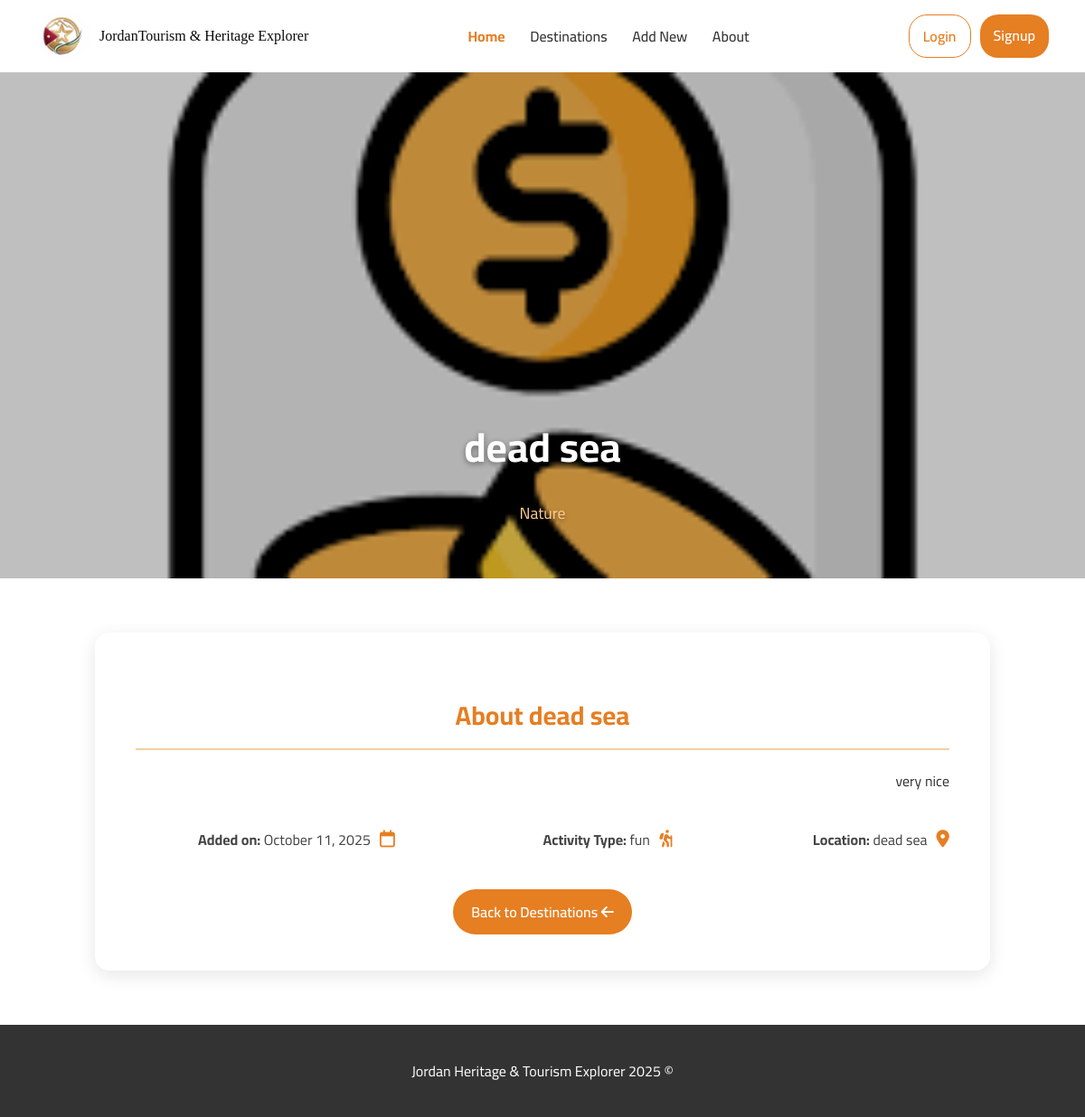
/destinations/2/, run on the app's committed database.
### main_app/models.py (models this page shows, shortened)
class Destination(models.Model):
    category_choice = [
        ('historical','Historical'),
        ('nature', 'Nature'),
        ('adventure', 'Adventure'),
    ]
    status_choice = [
        ('pending','Pending'),
        ('approved','Approved'),
        ('declined','Declined'),
    ]
    name = models.CharField(max_length=200)
    description = models.TextField()
    category= models.CharField(max_length=20, choices=category_choice)
    location = models.CharField(max_length=100)
    activity_type = models.CharField(max_length=100)
    image = models.ImageField(upload_to = 'destinations/')
    created_at = models.DateTimeField(auto_now_add= True)
    created_by = models.ForeignKey(User, on_delete=models.SET_NULL, null=True, related_name='created_des')
    status = models.CharField(max_length=10, choices=status_choice, default='pending')

### main_app/views.py (the view)
# urls.py: path('destinations/<int:pk>/', views.destination_detail, name='destination_detail'),
def destination_detail(request, pk):
    destination = get_object_or_404(Destination, pk=pk)
    destination = get_object_or_404(Destination, pk=pk)
    return render(request, 'destinations/detail.html',{'destination': destination})

### main_app/templates/destinations/detail.html (shortened to what this page needs)
{% extends 'base.html' %}
{% load static %}
{% block content %}
<link rel="stylesheet" href="{% static 'css/destinations.css' %}">
<section class="destination-detail-section">
  <div class="detail-hero">
    <img src="{{ destination.image.url }}" alt="{{ destination.name }}">
    <div class="hero-overlay">
      <h1>{{ destination.name }}</h1>
      <p class="category">{{ destination.get_category_display }}</p>
    </div>
  </div>
  <div class="destination-info">
    <div class="detail-card">
      <h2>About {{ destination.name }}</h2>
      <p class="description">{{ destination.description }}</p>
      <div class="info-grid">
        <div class="info-item">
          <i class="fa-solid fa-location-dot"></i>
          <span><strong>Location:</strong> {{ destination.location }}</span>
        </div>
        <div class="info-item">
          <i class="fa-solid fa-person-hiking"></i>
          <span><strong>Activity Type:</strong> {{ destination.activity_type }}</span>
        </div>
        <div class="info-item">
          <i class="fa-regular fa-calendar"></i>
          <span><strong>Added on:</strong> {{ destination.created_at|date:"F j, Y" }}</span>
        </div>
      </div>
      <a href="{% url 'destination_list' %}" class="back-btn">
        <i class="fa-solid fa-arrow-left"></i> Back to Destinations
      </a>
    </div>
  </div>
</section>
{% endblock %}

### main_app/static/css/base.css (style rules this page uses)
body { margin: 0; font-family: 'Cairo', sans-serif; background-color: #fefbf7; color: #333; text-align: center; }

### main_app/static/css/destinations.css (style rules this page uses)
.hero-overlay { max-width: 700px; padding: 0 20px; animation: fadeIn 1.2s ease; }
.hero-overlay h1 { font-size: 2.5rem; font-weight: 700; margin-bottom: 10px; text-shadow: 0 2px 6px rgba(0, 0, 0, 0.4); }
.hero-overlay p { font-size: 1.2rem; line-height: 1.6; text-shadow: 0 2px 4px rgba(0, 0, 0, 0.4); }
.destination-detail-section { background-color: #fff; padding-bottom: 60px; }
.detail-hero { position: relative; width: 100%; height: 70vh; overflow: hidden; }
.detail-hero img { width: 100%; height: 100%; object-fit: cover; filter: brightness(0.75); }
.detail-hero .hero-overlay { position: absolute; bottom: 40px; left: 50%; transform: translateX(-50%); text-align: center; color: #fff; text-shadow: 0 2px 8px rgba(0,0,0,0.5); }
.detail-hero .hero-overlay h1 { font-size: 2.8rem; font-weight: 700; margin-bottom: 5px; }
.detail-hero .category { font-size: 1.1rem; color: #ffce91; }
.destination-info { display: flex; justify-content: center; margin-top: 60px; }
.detail-card { background: #fff; border-radius: 16px; box-shadow: 0 5px 20px rgba(0, 0, 0, 0.1); padding: 40px 45px; width: 90%; max-width: 900px; }
.detail-card h2 { color: #e67e22; margin-bottom: 20px; font-size: 1.8rem; font-weight: 700; border-bottom: 2px solid #f2d0a4; padding-bottom: 10px; }
.detail-card .description { color: #333; line-height: 1.8; margin-bottom: 35px; text-align: justify; }
.info-grid { display: grid; grid-template-columns: repeat(auto-fit, minmax(250px, 1fr)); gap: 20px; margin-bottom: 40px; }
.info-item { display: flex; align-items: center; gap: 10px; color: #444; font-size: 1rem; }
.info-item i { color: #e67e22; font-size: 1.2rem; }
.back-btn { display: inline-block; background-color: #e67e22; color: #fff; padding: 10px 20px; border-radius: 25px; text-decoration: none; font-weight: 600; transition: background-color 0.3s ease; }

### data on the page
Destination: image (picture), name "dead sea", category "Nature", description "very nice", location "dead sea", activity_type "fun", created_at "October 11, 2025"
